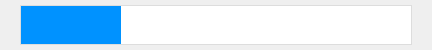
<?xml version="1.0" encoding="UTF-8"?>
<ui version="4.0">
 <class>FileSyncWidget</class>
 <widget class="QWidget" name="FileSyncWidget">
  <property name="geometry">
   <rect>
    <x>0</x>
    <y>0</y>
    <width>432</width>
    <height>50</height>
   </rect>
  </property>
  <property name="minimumSize">
   <size>
    <width>0</width>
    <height>50</height>
   </size>
  </property>
  <property name="maximumSize">
   <size>
    <width>16777215</width>
    <height>50</height>
   </size>
  </property>
  <property name="windowTitle">
   <string>Form</string>
  </property>
  <property name="styleSheet">
   <string notr="true"/>
  </property>
  <layout class="QHBoxLayout" name="horizontalLayout">
   <property name="leftMargin">
    <number>0</number>
   </property>
   <property name="topMargin">
    <number>0</number>
   </property>
   <property name="rightMargin">
    <number>0</number>
   </property>
   <property name="bottomMargin">
    <number>0</number>
   </property>
   <item>
    <widget class="QWidget" name="widget" native="true">
     <layout class="QHBoxLayout" name="horizontalLayout_2">
      <property name="spacing">
       <number>30</number>
      </property>
      <property name="leftMargin">
       <number>20</number>
      </property>
      <property name="topMargin">
       <number>0</number>
      </property>
      <property name="rightMargin">
       <number>20</number>
      </property>
      <property name="bottomMargin">
       <number>0</number>
      </property>
      <item>
       <widget class="QProgressBar" name="progress">
        <property name="minimumSize">
         <size>
          <width>0</width>
          <height>40</height>
         </size>
        </property>
        <property name="maximumSize">
         <size>
          <width>16777215</width>
          <height>40</height>
         </size>
        </property>
        <property name="styleSheet">
         <string notr="true">QProgressBar {
    text-align: center;
    color: #333333;
	border: 1px solid #DDDDDD;
	background-color: #FFFFFF;
	border-radius: 0;
}

QProgressBar::chunk {
    background-color: #0092FF;
    width: 20px;
}</string>
        </property>
        <property name="value">
         <number>24</number>
        </property>
        <property name="alignment">
         <set>Qt::AlignCenter</set>
        </property>
        <property name="invertedAppearance">
         <bool>false</bool>
        </property>
        <property name="format">
         <string/>
        </property>
       </widget>
      </item>
     </layout>
    </widget>
   </item>
  </layout>
 </widget>
 <resources/>
 <connections/>
</ui>
